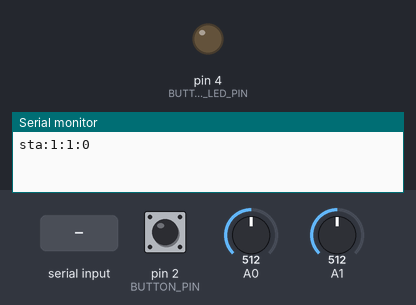
A sketch run on a simulated Arduino Uno, built with avr-gcc and run on an emulated ATmega328P. On the bench: output pins drawn as LEDs (lit = HIGH), the last lines printed to the serial monitor. The inputs (shaded band) are chosen by the test bench; at power-on: pin 2 (BUTTON_PIN) LOW, A0 = 512, A1 = 512.

Above: at 1.2 s.
1.3 s: "led:1\n" received over Serial
At 2.2 s:
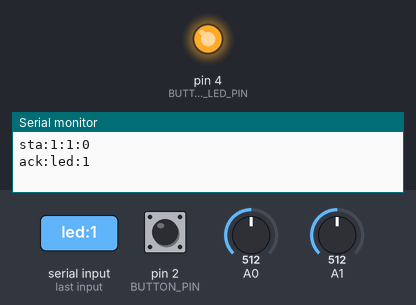
4.3 s: "led:0\n" received over Serial
At 5.8 s:
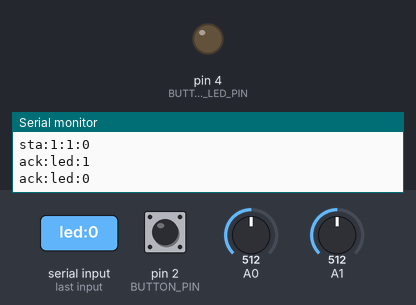
Timing chart, 0 to 7.3 s (numbered marks = the images above; inputs shaded):
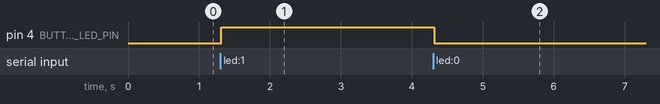

The sketch:

arduino.ino
```cpp
/*
  Hack.fm

  Goal detection

  @author marek@last.fm
*/

String inputString = "";
boolean stringComplete = false;

const int BUTTON_PIN = 2;
const int BUTTON_LED_PIN =  4;

String state = "";

void setup() {
  // initialize serial:
  Serial.begin(9600);
  // reserve 200 bytes for the inputString:
  inputString.reserve(200);

  pinMode(BUTTON_LED_PIN, OUTPUT);
  pinMode(BUTTON_PIN, INPUT);
}

void loop() {

  /* React to serial input */
  if (stringComplete) {

    boolean handled = false;

    if (inputString == "led:1") {
        digitalWrite(BUTTON_LED_PIN, HIGH);
        handled = true;

    }
    if (inputString == "led:0") {
        digitalWrite(BUTTON_LED_PIN, LOW);
        handled = true;
    }

    /* Send feedback */
    if (handled) {
        Serial.println("ack:"+inputString);
    }
    else
    {
        Serial.println("err:"+inputString);
    }

    /* Clean up */
    inputString = "";
    stringComplete = false;

  }

  /* Read current state */
  String newState = "sta:";

  /* Light barriers */
  int barrier1 = analogRead(A0);
  int barrier2 = analogRead(A1);

  newState += (barrier1 > 200) ? "1" : "0";
  newState += ":";
  newState += (barrier2 > 200) ? "1" : "0";
  newState += ":";

  /* Button */
  boolean buttonState = digitalRead(BUTTON_PIN);
  newState += buttonState;

  /* Send new state should it have changed */
  if (newState != state) {
      state = newState;
      Serial.println(state);
  }

  /* Is that really needed? */
  delay(10);
}

/*
  SerialEvent occurs whenever a new data comes in the
 hardware serial RX.  This routine is run between each
 time loop() runs, so using delay inside loop can delay
 response.  Multiple bytes of data may be available.
 */
void serialEvent() {
  while (Serial.available()) {
    char inChar = (char)Serial.read();
    if (inChar == '\n') {
        stringComplete = true;
    }
    else
    {
        inputString += inChar;
    }
  }
}
```

Measured:
- after the input at 1.3 s, pin 4 (BUTTON_LED_PIN): LOW → HIGH at once
- after the input at 4.3 s, pin 4 (BUTTON_LED_PIN): HIGH → LOW at once
